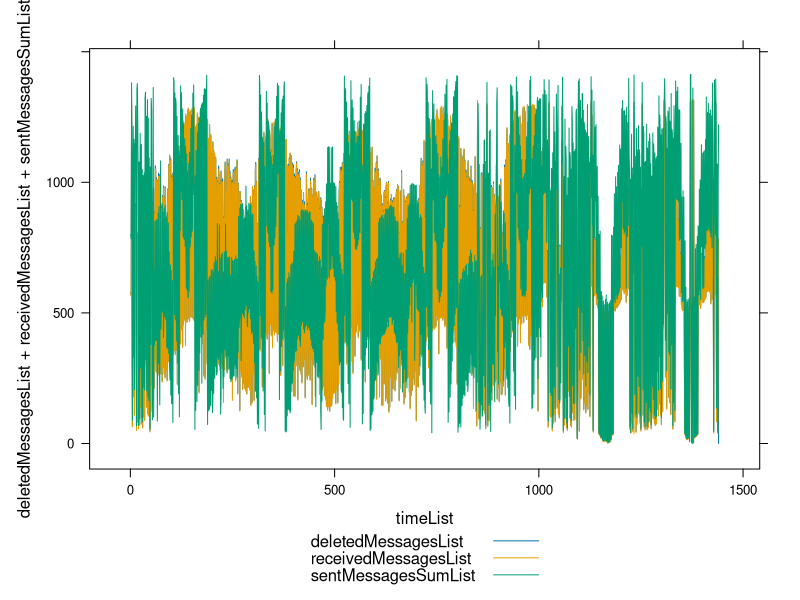

This figure's R source:
## ---- chunk 1
sqsData <- read.csv("SQS-UserPersonalizationProcessingQueue.csv", header = TRUE, sep = ";", stringsAsFactors = TRUE)
typeof(sqsData)
str(sqsData)
## ---- chunk 2
# sqsData
## ---- chunk 3
sqsDataMatrix <- as.matrix(sqsData)
sqsDataVector <- as.vector(sqsData)
colnames(sqsDataMatrix)
colnames(sqsDataVector)
## ---- chunk 4
deletedMessagesSum <- sum(as.numeric(sqsData$NumberOfMessagesDeleted_Sum))
receivedMessagesSum <- sum(as.numeric(sqsData$NumberOfMessagesReceived_Sum))
sentMessagesSum <- sum(as.numeric(sqsData$NumberOfMessagesSent_Sum))

data.frame("deleted" = deletedMessagesSum, "received" = receivedMessagesSum, "sent" = sentMessagesSum)
## ---- chunk 5
library(lattice)

timeList              <- as.double.difftime(sqsData$Time)
deletedMessagesList   <- as.integer(sqsData$NumberOfMessagesDeleted_Sum)
receivedMessagesList  <- as.integer(sqsData$NumberOfMessagesReceived_Sum)
sentMessagesSumList   <- as.integer(sqsData$NumberOfMessagesSent_Sum)

chartDataFrame <- data.frame("time" = timeList, "deleted" = deletedMessagesList, "received" = receivedMessagesList, "sent" = sentMessagesSumList)

xyplot(
  deletedMessagesList+receivedMessagesList+sentMessagesSumList~timeList,
  data = chartDataFrame,
  type = "l",
  auto.key=list(space='bottom')
)
